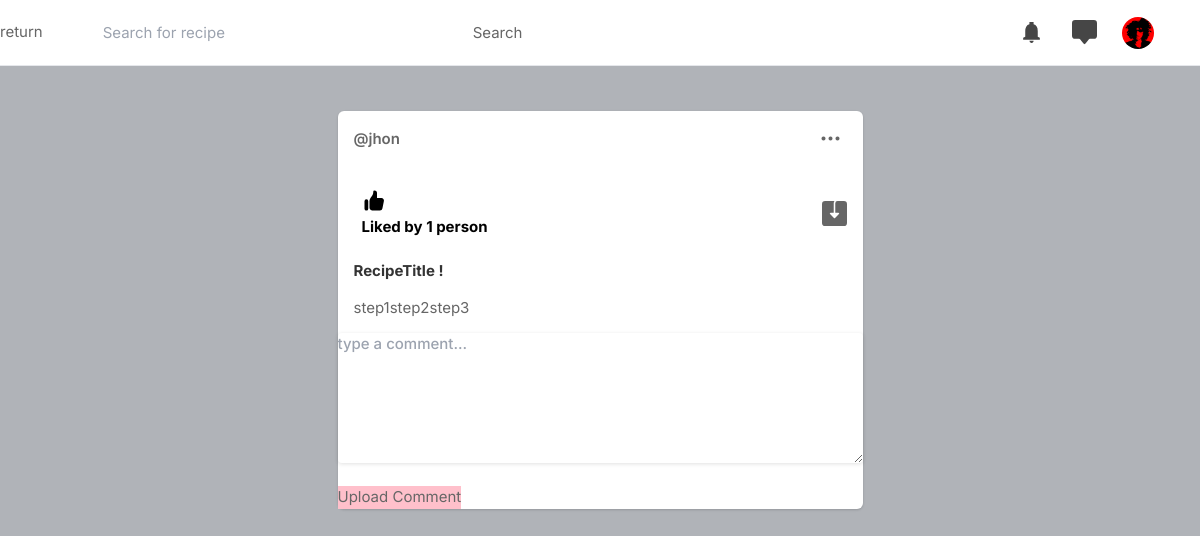
Before: /comment?recipe_id=d0942a19-0348-4e27-80cb-1afa05cee163 (signed in) with the older database file.
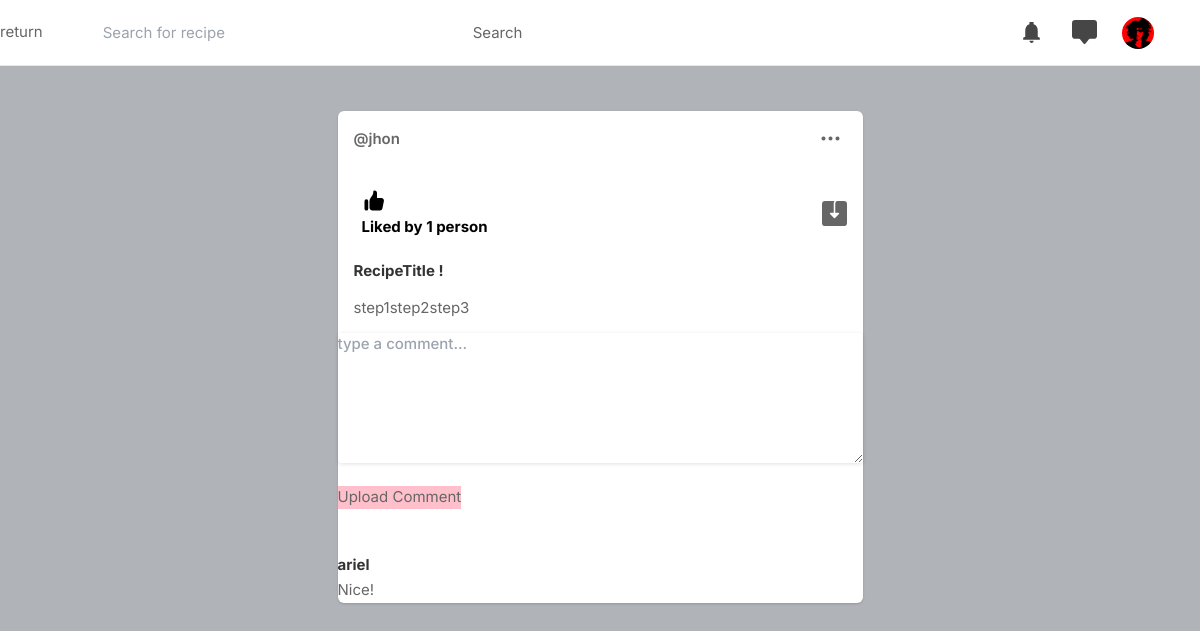
After: the same page with the newer database file.
### core/models.py (models this page shows, shortened)
class Recipe(models.Model):#Post
    recipe_id = models.UUIDField(primary_key=True,default=uuid.uuid4)
    user = models.CharField(max_length=100)
    recipe_title =models.CharField(max_length=50)
    preparation_step = models.CharField(max_length=2000,default="None")
    tags = models.CharField(max_length=2000,blank=True)
    image = models.ImageField(upload_to='post_images')
    nb_likes = models.IntegerField(default=0)
    created_at =models.DateTimeField(default=datetime.now)

class Comment(models.Model):
    comment_id = models.UUIDField(primary_key=True,default=uuid.uuid4)
    recipe_id = models.CharField(max_length=100)
    user = models.CharField(max_length=100)
    txt = models.CharField(max_length=400,default="None")

### core/views.py (the view)
# urls.py: path('comment',views.comment,name='comment'),
def comment(request):
    user_object = User.objects.get(username=request.user.username)
    user_profile = Profile.objects.get(user=user_object)
    recipe_id = request.GET.get("recipe_id")
    recipe=Recipe.objects.get(recipe_id=recipe_id)
    post=[]
    post.append(recipe)
    comments=[]
    comments_of_recipe=Comment.objects.filter(recipe_id=recipe_id)
    comments.append(comments_of_recipe)
    comment_list= list(chain(*comments))
    context ={'posts':post,
              'comment_list':comment_list,
              'user_profile':user_profile
              }
    return render(request,'comment.html',context)

### template/comment.html (shortened to what the changed rows need)
{% load static %}
<!DOCTYPE html>
<html lang="en">
<head>
    <link rel="stylesheet" href="{% static 'assets/css/icons.css' %}">
    <link rel="stylesheet" href="{% static 'assets/css/uikit.css' %}">
    <link rel="stylesheet" href="{% static 'assets/css/style.css' %}">
    <link rel="stylesheet" href="{% static 'assets/css/tailwind.css' %}">
</head>
<body>
            <div class="container m-auto">
                <div class="lg:flex justify-center lg:space-x-10 lg:space-y-0 space-y-5">
                    <div class="space-y-5 flex-shrink-0 lg:w-7/12">
                        {% for post in posts reversed %}
                        <div class="bg-white shadow rounded-md  -mx-2 lg:mx-0">
                            <div class="flex justify-between items-center px-4 py-3">
                                <div class="flex flex-1 items-center space-x-4">
                                    <a href="/profile/{{post.user}}">
                                        <span class="block font-semibold">@{{post.user}}</span>
                                    </a>
                                </div>
                              <div>
                                <a href="#"> <i class="icon-feather-more-horizontal text-2xl hover:bg-gray-200 rounded-full p-2 transition -mr-1 "></i> </a>
                              </div>
                            </div>
                            <div class="py-3 px-4 space-y-3">
                                <div class="flex space-x-4 lg:font-bold">
                                    <a href="/like_post?recipe_id={{post.recipe_id}}" class="flex items-center space-x-2">
                                        <div class="p-2 rounded-full text-black">
                                            {% if post.nb_likes == 0 %}
                                            <p>
                                                No likes
                                            </p>
                                            {% elif post.nb_likes == 1 %}
                                            <p>
                                                Liked by {{post.nb_likes}} person
                                            </p>
                                            {% else %}
                                            <p>
                                                Liked by {{post.nb_likes}} people
                                            </p>
                                            {% endif %}
                                        </div>
                                    </a>
                                    <a href="#" class="flex items-center space-x-2 flex-1 justify-end">
                                    </a>
                                </div>
                                <p>
                                    <h1><strong>{{post.recipe_title}}</strong></h1>
                                </p>
                                <p>
                                    {{post.preparation_step}}
                                </p>
                            </div>
                            <div class="comment">
                                <div class="comment_upload_area">
                                    <form action="/uploadCom" method="POST">
                                    <textarea  name="comment_txt" placeholder="type a comment..."></textarea>
                                                <br/>
                                    <a title="" data-ripple="">
                                        <button type="submit" style="background-color: #ffc0cb; border: #ffc0cb;">Upload Comment</button>
                                    </a>
                                    </form>
                                </div>
                                <div class="comment_area">
                                    {% for comment in comment_list reversed %}
                                    <br>
                                    <br>
                                    <p>
                                        <h1>
                                            <strong>
                                                {{comment.user}}
                                            </strong>
                                        </h1>
                                    </p>
                                    <p>
                                        {{comment.txt}}
                                    </p>
                                    {% endfor %}
                                </div>
                            </div>
                        </div>
                        {% endfor %}
                    </div>
                </div>
            </div>
</body>
</html>

Changed rows visible on the page:
added Comment: user "ariel", txt "Nice!"
